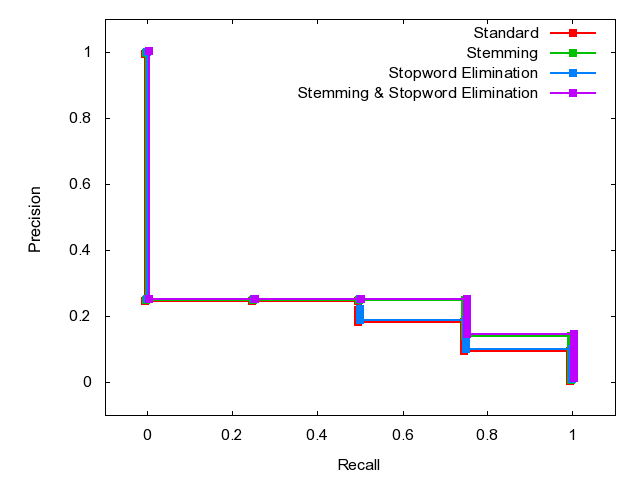

Reproduce this figure in gnuplot.

	set terminal png
	set output 'Q45.png'
	set ylabel 'Precision'
	set xlabel 'Recall'
	set xrange [-0.1:1.1]
	set yrange [-0.1:1.1]
	plot 'Q45.dat' index 0 using 1:2 w linespoints lw 2 pt 5 title 'Standard', \
'Q45.dat' index 1 using 1:2 w linespoints lw 2 pt 5 title 'Stemming', \
'Q45.dat' index 2 using 1:2 w linespoints lw 2 pt 5 title 'Stopword Elimination', \
'Q45.dat' index 3 using 1:2 w linespoints lw 2 pt 5 title 'Stemming & Stopword Elimination'
